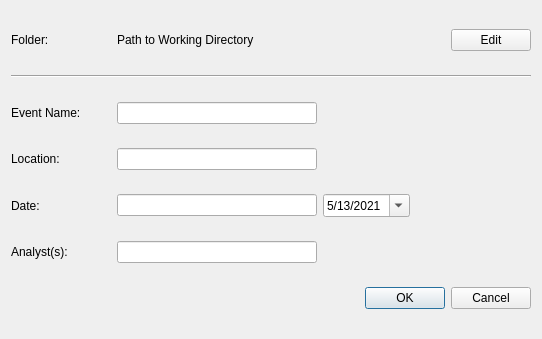
<?xml version="1.0" encoding="UTF-8"?>
<ui version="4.0">
 <class>Dialog</class>
 <widget class="QDialog" name="Dialog">
  <property name="geometry">
   <rect>
    <x>0</x>
    <y>0</y>
    <width>542</width>
    <height>339</height>
   </rect>
  </property>
  <property name="windowTitle">
   <string>Dialog</string>
  </property>
  <layout class="QVBoxLayout" name="verticalLayout">
   <item>
    <layout class="QHBoxLayout" name="horizontalLayout">
     <item>
      <widget class="QLabel" name="label_6">
       <property name="sizePolicy">
        <sizepolicy hsizetype="MinimumExpanding" vsizetype="Preferred">
         <horstretch>0</horstretch>
         <verstretch>0</verstretch>
        </sizepolicy>
       </property>
       <property name="maximumSize">
        <size>
         <width>100</width>
         <height>16777215</height>
        </size>
       </property>
       <property name="toolTip">
        <string extracomment="tooltip"/>
       </property>
       <property name="toolTipDuration">
        <number>0</number>
       </property>
       <property name="whatsThis">
        <string/>
       </property>
       <property name="text">
        <string>Folder:</string>
       </property>
      </widget>
     </item>
     <item>
      <widget class="QLabel" name="labelPath">
       <property name="sizePolicy">
        <sizepolicy hsizetype="Expanding" vsizetype="Preferred">
         <horstretch>0</horstretch>
         <verstretch>0</verstretch>
        </sizepolicy>
       </property>
       <property name="text">
        <string>Path to Working Directory</string>
       </property>
       <property name="scaledContents">
        <bool>false</bool>
       </property>
       <property name="wordWrap">
        <bool>true</bool>
       </property>
      </widget>
     </item>
     <item>
      <widget class="QPushButton" name="buttonEditFolder">
       <property name="text">
        <string>Edit</string>
       </property>
       <property name="icon">
        <iconset>
         <normalon>resources/edit-alt-512.webp</normalon>
        </iconset>
       </property>
      </widget>
     </item>
    </layout>
   </item>
   <item>
    <widget class="Line" name="line">
     <property name="orientation">
      <enum>Qt::Horizontal</enum>
     </property>
    </widget>
   </item>
   <item>
    <layout class="QHBoxLayout" name="horizontalLayout_2">
     <item>
      <widget class="QLabel" name="label">
       <property name="minimumSize">
        <size>
         <width>100</width>
         <height>0</height>
        </size>
       </property>
       <property name="text">
        <string>Event Name:</string>
       </property>
      </widget>
     </item>
     <item>
      <widget class="QLineEdit" name="lineEditName">
       <property name="sizePolicy">
        <sizepolicy hsizetype="Preferred" vsizetype="Fixed">
         <horstretch>0</horstretch>
         <verstretch>0</verstretch>
        </sizepolicy>
       </property>
       <property name="minimumSize">
        <size>
         <width>200</width>
         <height>0</height>
        </size>
       </property>
       <property name="text">
        <string/>
       </property>
      </widget>
     </item>
     <item>
      <spacer name="horizontalSpacer">
       <property name="orientation">
        <enum>Qt::Horizontal</enum>
       </property>
       <property name="sizeHint" stdset="0">
        <size>
         <width>40</width>
         <height>20</height>
        </size>
       </property>
      </spacer>
     </item>
    </layout>
   </item>
   <item>
    <layout class="QHBoxLayout" name="horizontalLayout_3">
     <item>
      <widget class="QLabel" name="label_2">
       <property name="minimumSize">
        <size>
         <width>100</width>
         <height>0</height>
        </size>
       </property>
       <property name="text">
        <string>Location:</string>
       </property>
      </widget>
     </item>
     <item>
      <widget class="QLineEdit" name="lineEditLocation">
       <property name="sizePolicy">
        <sizepolicy hsizetype="Preferred" vsizetype="Fixed">
         <horstretch>0</horstretch>
         <verstretch>0</verstretch>
        </sizepolicy>
       </property>
       <property name="minimumSize">
        <size>
         <width>200</width>
         <height>0</height>
        </size>
       </property>
       <property name="text">
        <string/>
       </property>
      </widget>
     </item>
     <item>
      <spacer name="horizontalSpacer_2">
       <property name="orientation">
        <enum>Qt::Horizontal</enum>
       </property>
       <property name="sizeHint" stdset="0">
        <size>
         <width>40</width>
         <height>20</height>
        </size>
       </property>
      </spacer>
     </item>
    </layout>
   </item>
   <item>
    <layout class="QHBoxLayout" name="horizontalLayout_4">
     <item>
      <widget class="QLabel" name="label_3">
       <property name="minimumSize">
        <size>
         <width>100</width>
         <height>0</height>
        </size>
       </property>
       <property name="text">
        <string>Date:</string>
       </property>
      </widget>
     </item>
     <item>
      <widget class="QLineEdit" name="lineEditDate">
       <property name="sizePolicy">
        <sizepolicy hsizetype="Preferred" vsizetype="Fixed">
         <horstretch>0</horstretch>
         <verstretch>0</verstretch>
        </sizepolicy>
       </property>
       <property name="minimumSize">
        <size>
         <width>200</width>
         <height>0</height>
        </size>
       </property>
       <property name="text">
        <string/>
       </property>
      </widget>
     </item>
     <item>
      <widget class="QDateEdit" name="dateEdit">
       <property name="displayFormat">
        <string>M/d/yyyy</string>
       </property>
       <property name="calendarPopup">
        <bool>true</bool>
       </property>
       <property name="date">
        <date>
         <year>2021</year>
         <month>5</month>
         <day>13</day>
        </date>
       </property>
      </widget>
     </item>
     <item>
      <spacer name="horizontalSpacer_4">
       <property name="orientation">
        <enum>Qt::Horizontal</enum>
       </property>
       <property name="sizeHint" stdset="0">
        <size>
         <width>40</width>
         <height>20</height>
        </size>
       </property>
      </spacer>
     </item>
    </layout>
   </item>
   <item>
    <layout class="QHBoxLayout" name="horizontalLayout_5">
     <item>
      <widget class="QLabel" name="label_4">
       <property name="minimumSize">
        <size>
         <width>100</width>
         <height>0</height>
        </size>
       </property>
       <property name="text">
        <string>Analyst(s):</string>
       </property>
      </widget>
     </item>
     <item>
      <widget class="QLineEdit" name="lineEditAnalyst">
       <property name="sizePolicy">
        <sizepolicy hsizetype="Preferred" vsizetype="Fixed">
         <horstretch>0</horstretch>
         <verstretch>0</verstretch>
        </sizepolicy>
       </property>
       <property name="minimumSize">
        <size>
         <width>200</width>
         <height>0</height>
        </size>
       </property>
       <property name="text">
        <string/>
       </property>
      </widget>
     </item>
     <item>
      <spacer name="horizontalSpacer_3">
       <property name="orientation">
        <enum>Qt::Horizontal</enum>
       </property>
       <property name="sizeHint" stdset="0">
        <size>
         <width>40</width>
         <height>20</height>
        </size>
       </property>
      </spacer>
     </item>
    </layout>
   </item>
   <item>
    <widget class="QDialogButtonBox" name="buttonBox">
     <property name="orientation">
      <enum>Qt::Horizontal</enum>
     </property>
     <property name="standardButtons">
      <set>QDialogButtonBox::Cancel|QDialogButtonBox::Ok</set>
     </property>
    </widget>
   </item>
  </layout>
 </widget>
 <resources/>
 <connections>
  <connection>
   <sender>buttonBox</sender>
   <signal>accepted()</signal>
   <receiver>Dialog</receiver>
   <slot>accept()</slot>
   <hints>
    <hint type="sourcelabel">
     <x>248</x>
     <y>254</y>
    </hint>
    <hint type="destinationlabel">
     <x>157</x>
     <y>274</y>
    </hint>
   </hints>
  </connection>
  <connection>
   <sender>buttonBox</sender>
   <signal>rejected()</signal>
   <receiver>Dialog</receiver>
   <slot>reject()</slot>
   <hints>
    <hint type="sourcelabel">
     <x>316</x>
     <y>260</y>
    </hint>
    <hint type="destinationlabel">
     <x>286</x>
     <y>274</y>
    </hint>
   </hints>
  </connection>
 </connections>
</ui>
